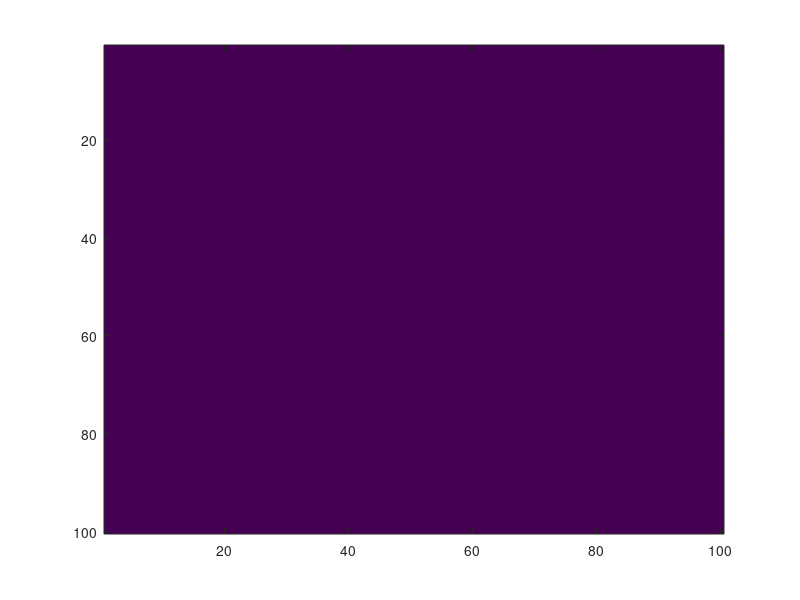

This figure's MATLAB source: (Note: this script raises an error after producing the figure.)
p1 = [2730 -170 784 808]; %Position of left screen
p2 = [1930 -170 784 808]; %position of right screen

figure('Position',p1)
h1 = image

%%
set(h1, 'CData', rand(100,100))


%%

imX = imread('x.png');
imGray = imread('gray.png');
close all
p1 = [2730 -170 784 808]; %Position of left screen
p2 = [1930 -170 784 808]; %position of right screen
fig1 = figure('Position', p1, 'HandleVisibility', 'on');
h1 = image(imGray);
%imshow(imGray, 'Parent', gca);

fig2 = figure('Position', p2, 'HandleVisibility', 'on');
h2=image(imGray);

%%

set(h1, 'CData', imX)
%%
set(h2, 'CData', rand(100,100))
